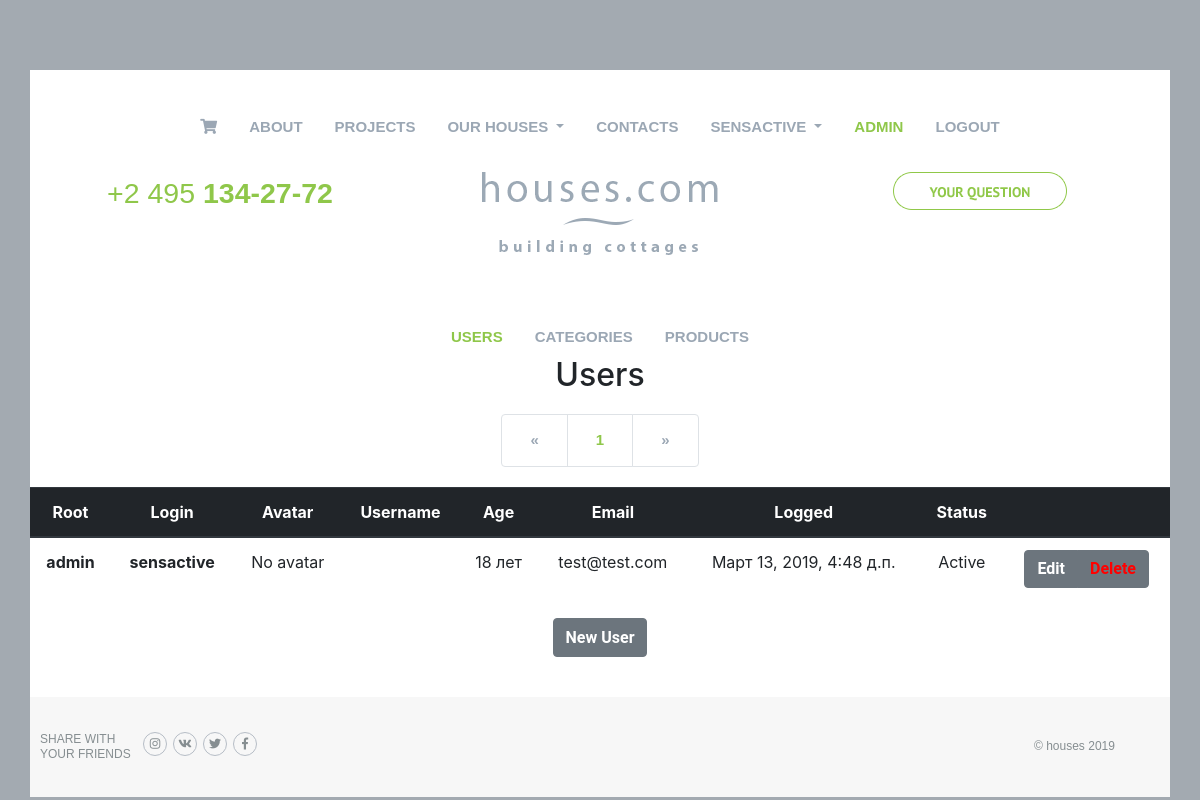
The page /selfadmin/users/read/ (signed in) on the database as committed earlier.
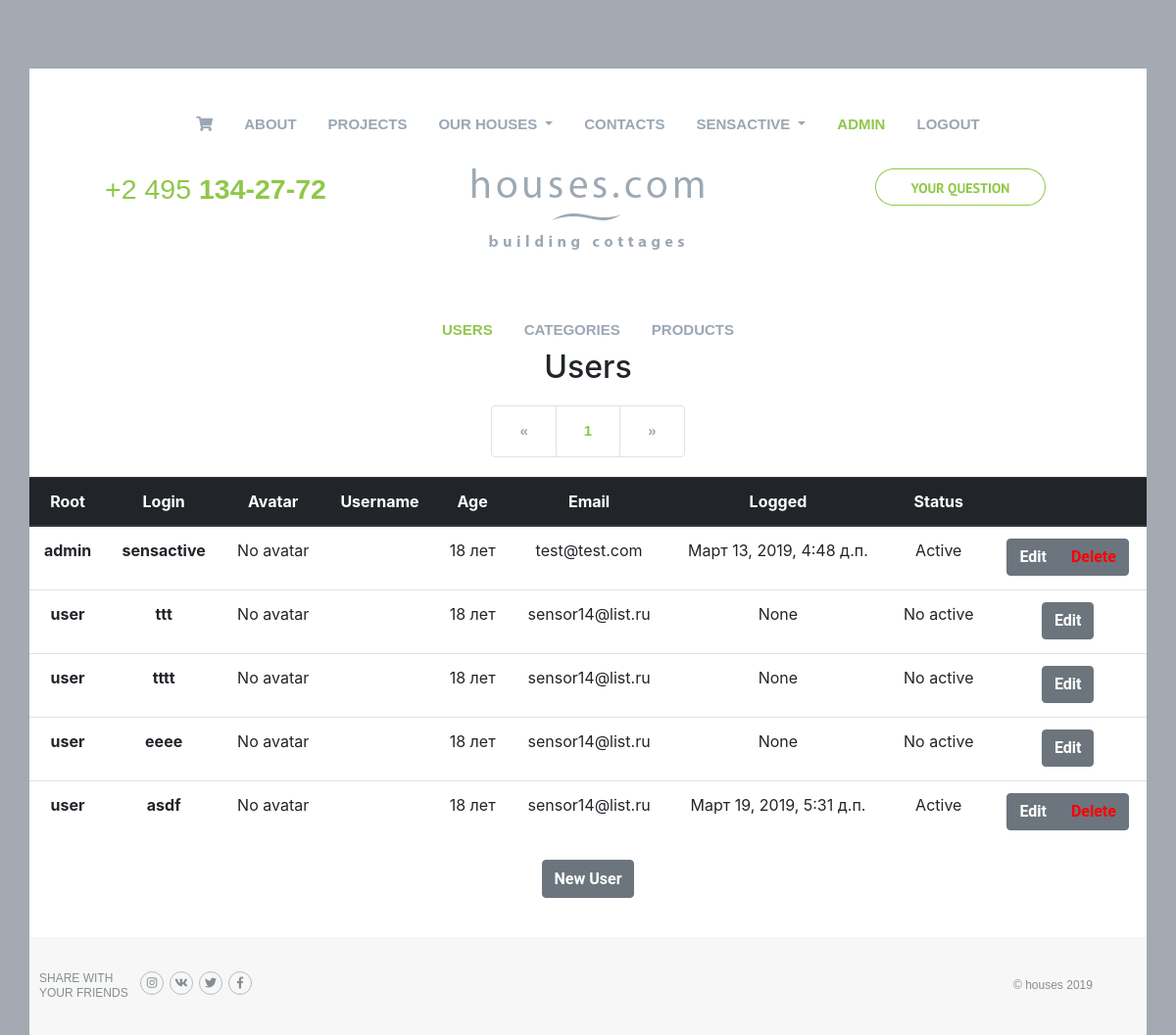
The same page on the database as committed later.
### authapp/models.py (models this page shows, shortened)
class ShopUser(AbstractUser):
    avatar = models.ImageField(upload_to='user_avatars/%Y/%m/%d', blank=True)
    age = models.PositiveIntegerField(verbose_name='Возраст', null=True, blank=True, default=18)
    activation_key = models.CharField(max_length=128, blank=True)
    activation_key_expires = models.DateTimeField(default=(now() + timedelta(hours=48)))

### adminapp/views.py (the view)
# urls.py: path('users/read/', adminapp.UsersListView.as_view(), name='users'),
class UsersListView(ListView):
    model = ShopUser
    template_name = 'adminapp/users.html'
    paginate_by = 5
    @method_decorator(user_passes_test(lambda u: u.is_superuser))
    def dispatch(self, *args, **kwargs):
        return super().dispatch(*args, **kwargs)
    def get_context_data(self, **kwargs):
        context = super().get_context_data(**kwargs)
        return context

### mainapp/context_processors.py (called while the page is built)
def basket(request):
    basket = []
    if request.user.is_authenticated:
        basket = Basket.objects.filter(user=request.user)
    return {
        'basket': basket
    }

def get_categories(request):
    categories = get_links_menu() # кэшируем категории
    return {
        'categories': categories
    }

### mainapp/views.py (called while the page is built)
def get_links_menu():
    if settings.LOW_CACHE:
        key = 'links_menu'
        links_menu = cache.get(key)
        if links_menu is None:
            links_menu = Category.objects.filter(is_active=True)
            cache.set(key, links_menu)
        return links_menu
    else:
        return Category.objects.filter(is_active=True)

### adminapp/templates/adminapp/users.html (shortened to what this page needs)
{% extends 'mainapp/base.html' %}
{% load static %}
{% block content %}
    {% include 'adminapp/include/inc_admin_menu.html' %}
    <h2 class="text-center">Users</h2>
    {% include 'adminapp/include/inc_pages.html' %}
    <table class="table">
        <thead class="thead-dark">
        <tr class="text-center">
            <th class="d-none d-lg-table-cell" scope="col">Root</th>
            <th scope="col">Login</th>
            <th class="d-none d-lg-table-cell" scope="col">Avatar</th>
            <th class="d-none d-lg-table-cell" scope="col">Username</th>
            <th class="d-none d-lg-table-cell" scope="col">Age</th>
            <th class="d-none d-lg-table-cell" scope="col">Email</th>
            <th class="d-none d-lg-table-cell" scope="col">Logged</th>
            <th scope="col">Status</th>
            <th scope="col"></th>
        </tr>
        </thead>
        <tbody>
        {% for object in object_list %}
            <tr class="text-center">
                <th class="d-none d-lg-table-cell" scope="row">
                    {% if object.is_superuser %}
                        admin
                    {% else %}
                        user
                    {% endif %}
                </th>
                <td>
                    <p><strong>{{ object.username }}</strong></p>
                </td>
                <td class="d-none d-lg-table-cell">
                    {% if object.avatar %}
                        <a href="/media/{{ object.avatar }}" target="_blank">avatar</a>
                    {% else %}
                        No avatar
                    {% endif %}
                </td>
                <td class="d-none d-lg-table-cell">
                </td>
                <td class="d-none d-lg-table-cell">{{ object.age }} лет</td>
                <td class="d-none d-lg-table-cell">{{ object.email }}</td>
                <td class="d-none d-lg-table-cell">{{ object.last_login }}</td>
                <td>
                    {% if object.is_active == True %}
                    Active
                    {% else %}
                    No active
                    {% endif %}
                </td>
                <td>
                    <div class="btn-group" role="group" aria-label="Basic example">
                        <button type="button" class="btn btn-secondary editBtn">
                            <a class="user d-none d-lg-block" href={% url 'adminapp:user_update' pk=object.pk %}>
                                Edit
                        </button>
                        {% if object.is_active %}
                            <button type="button" class="btn btn-secondary removeBtn">
                                <a class="user d-none d-lg-block" href={% url 'adminapp:user_delete' pk=object.pk %}>
                                    Delete
                            </button>
                        {% endif %}
                    </div>
                </td>
            </tr>
        {% endfor %}
        </tbody>
    </table>
    <div class="text-center">
        <button type="button" class="btn btn-secondary">
            <a class="user" href={% url 'adminapp:user_create' %}>
                New User
        </button>
    </div>
{% endblock %}

### mainapp/templates/mainapp/include/inc_menu.html (shortened to what this page needs)
<ul class="nav justify-content-center d-none d-lg-flex">
    <li class="nav-item">
        <a class="nav-link text-center" href={% url 'basketapp:view' %}>
            <i class="fas fa-shopping-cart"></i><br>
    </li>
    <li class="nav-item">
        <a class={% if request.resolver_match.url_name == 'main' %} 'nav-link nav-link_active'
        {% else %} nav-link
        {% endif %}
           href={% url 'mainapp:main' %}>About</a>
    </li>
    <li class="nav-item">
        <a class={% if request.resolver_match.url_name == 'projects' %} 'nav-link nav-link_active'
        {% else %} nav-link
        {% endif %}
           href={% url 'mainapp:projects' %}>Projects
    </li>
    <li class="nav-item dropdown">
        <a class="nav-link dropdown-toggle" href="#" id="navbarDropdown" role="button" data-toggle="dropdown" aria-haspopup="true" aria-expanded="false">
            Our houses
        </a>
    </li>
    <li class="nav-item">
        <a class={% if request.resolver_match.url_name == 'contacts' %} 'nav-link nav-link_active'
        {% else %} nav-link
        {% endif %}
           href={% url 'mainapp:contacts' %}>Contacts</a>
    </li>
    {% if user.is_authenticated %}
        <li class="nav-item">
            <div class="dropdown">
                <a class="dropdown-toggle nav-link" href="" data-toggle="dropdown">
                    {{ user.username|default:'User' }}
                </a>
            </div>
        </li>
    {% endif %}
    {% if user.is_superuser %}
        <li class="nav-item">
            <a class={% if request.resolver_match.app_name == 'adminapp' %} 'nav-link nav-link_active'
            {% else %} nav-link
            {% endif %} href="{% url 'adminapp:users' %}">admin</a>
        </li>
    {% endif %}
    <li class="nav-item">
        {% if user.is_authenticated %}
            <a class="nav-link" href="{% url 'authapp:logout' %}">logout</a>
        {% else %}
            <a class="nav-link" href="{% url 'authapp:login' %}">login</a>
        {% endif %}
    </li>
</ul>

Rows that differ between the two databases and show on the page:
added ShopUser: is_superuser "user", username "ttt", avatar "No avatar", age "18", email "sensor14@list.ru", last_login "None", is_active "No active"
added ShopUser: is_superuser "user", username "tttt", avatar "No avatar", age "18", email "sensor14@list.ru", last_login "None", is_active "No active"
added ShopUser: is_superuser "user", username "eeee", avatar "No avatar", age "18", email "sensor14@list.ru", last_login "None", is_active "No active"
added ShopUser: is_superuser "user", username "asdf", avatar "No avatar", age "18", email "sensor14@list.ru", last_login "Март 19, 2019, 5:31 д.п.", is_active "Active"
